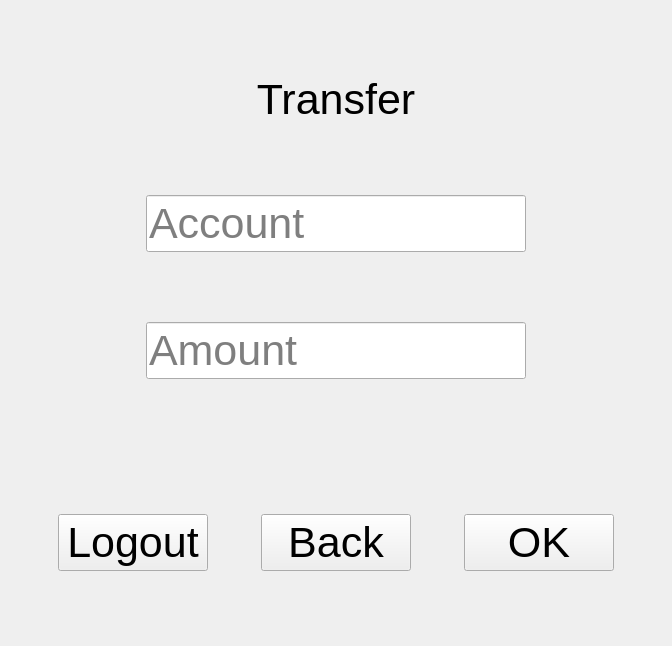
<?xml version="1.0" encoding="UTF-8"?>
<ui version="4.0">
 <class>Transfer</class>
 <widget class="QWidget" name="Transfer">
  <property name="geometry">
   <rect>
    <x>0</x>
    <y>0</y>
    <width>672</width>
    <height>646</height>
   </rect>
  </property>
  <property name="windowTitle">
   <string>Form</string>
  </property>
  <layout class="QVBoxLayout" name="verticalLayout">
   <item>
    <spacer name="verticalSpacer">
     <property name="orientation">
      <enum>Qt::Vertical</enum>
     </property>
     <property name="sizeHint" stdset="0">
      <size>
       <width>20</width>
       <height>40</height>
      </size>
     </property>
    </spacer>
   </item>
   <item>
    <widget class="QLabel" name="labelTop">
     <property name="font">
      <font>
       <pointsize>32</pointsize>
      </font>
     </property>
     <property name="text">
      <string>Transfer</string>
     </property>
     <property name="alignment">
      <set>Qt::AlignCenter</set>
     </property>
    </widget>
   </item>
   <item>
    <spacer name="verticalSpacer_2">
     <property name="orientation">
      <enum>Qt::Vertical</enum>
     </property>
     <property name="sizeHint" stdset="0">
      <size>
       <width>20</width>
       <height>40</height>
      </size>
     </property>
    </spacer>
   </item>
   <item alignment="Qt::AlignHCenter">
    <widget class="QLineEdit" name="lineAccount">
     <property name="sizePolicy">
      <sizepolicy hsizetype="Maximum" vsizetype="Fixed">
       <horstretch>0</horstretch>
       <verstretch>0</verstretch>
      </sizepolicy>
     </property>
     <property name="minimumSize">
      <size>
       <width>300</width>
       <height>0</height>
      </size>
     </property>
     <property name="font">
      <font>
       <pointsize>32</pointsize>
      </font>
     </property>
     <property name="text">
      <string/>
     </property>
     <property name="placeholderText">
      <string>Account</string>
     </property>
    </widget>
   </item>
   <item>
    <spacer name="verticalSpacer_3">
     <property name="orientation">
      <enum>Qt::Vertical</enum>
     </property>
     <property name="sizeHint" stdset="0">
      <size>
       <width>20</width>
       <height>40</height>
      </size>
     </property>
    </spacer>
   </item>
   <item alignment="Qt::AlignHCenter">
    <widget class="QLineEdit" name="lineAmount">
     <property name="sizePolicy">
      <sizepolicy hsizetype="Maximum" vsizetype="Fixed">
       <horstretch>0</horstretch>
       <verstretch>0</verstretch>
      </sizepolicy>
     </property>
     <property name="font">
      <font>
       <pointsize>32</pointsize>
      </font>
     </property>
     <property name="placeholderText">
      <string>Amount</string>
     </property>
    </widget>
   </item>
   <item>
    <spacer name="verticalSpacer_6">
     <property name="orientation">
      <enum>Qt::Vertical</enum>
     </property>
     <property name="sizeHint" stdset="0">
      <size>
       <width>20</width>
       <height>40</height>
      </size>
     </property>
    </spacer>
   </item>
   <item>
    <spacer name="verticalSpacer_4">
     <property name="orientation">
      <enum>Qt::Vertical</enum>
     </property>
     <property name="sizeHint" stdset="0">
      <size>
       <width>20</width>
       <height>40</height>
      </size>
     </property>
    </spacer>
   </item>
   <item>
    <layout class="QHBoxLayout" name="horizontalLayout">
     <item>
      <spacer name="horizontalSpacer_4">
       <property name="orientation">
        <enum>Qt::Horizontal</enum>
       </property>
       <property name="sizeHint" stdset="0">
        <size>
         <width>40</width>
         <height>20</height>
        </size>
       </property>
      </spacer>
     </item>
     <item>
      <widget class="QPushButton" name="btnLogout">
       <property name="minimumSize">
        <size>
         <width>150</width>
         <height>0</height>
        </size>
       </property>
       <property name="font">
        <font>
         <pointsize>32</pointsize>
        </font>
       </property>
       <property name="text">
        <string>Logout</string>
       </property>
      </widget>
     </item>
     <item>
      <spacer name="horizontalSpacer_3">
       <property name="orientation">
        <enum>Qt::Horizontal</enum>
       </property>
       <property name="sizeHint" stdset="0">
        <size>
         <width>40</width>
         <height>20</height>
        </size>
       </property>
      </spacer>
     </item>
     <item>
      <widget class="QPushButton" name="btnBack">
       <property name="minimumSize">
        <size>
         <width>150</width>
         <height>0</height>
        </size>
       </property>
       <property name="font">
        <font>
         <pointsize>32</pointsize>
        </font>
       </property>
       <property name="text">
        <string>Back</string>
       </property>
      </widget>
     </item>
     <item>
      <spacer name="horizontalSpacer_2">
       <property name="orientation">
        <enum>Qt::Horizontal</enum>
       </property>
       <property name="sizeHint" stdset="0">
        <size>
         <width>40</width>
         <height>20</height>
        </size>
       </property>
      </spacer>
     </item>
     <item>
      <widget class="QPushButton" name="btnOK">
       <property name="minimumSize">
        <size>
         <width>150</width>
         <height>0</height>
        </size>
       </property>
       <property name="font">
        <font>
         <pointsize>32</pointsize>
        </font>
       </property>
       <property name="text">
        <string>OK</string>
       </property>
      </widget>
     </item>
     <item>
      <spacer name="horizontalSpacer">
       <property name="orientation">
        <enum>Qt::Horizontal</enum>
       </property>
       <property name="sizeHint" stdset="0">
        <size>
         <width>40</width>
         <height>20</height>
        </size>
       </property>
      </spacer>
     </item>
    </layout>
   </item>
   <item>
    <spacer name="verticalSpacer_5">
     <property name="orientation">
      <enum>Qt::Vertical</enum>
     </property>
     <property name="sizeHint" stdset="0">
      <size>
       <width>20</width>
       <height>40</height>
      </size>
     </property>
    </spacer>
   </item>
  </layout>
 </widget>
 <resources/>
 <connections/>
</ui>
